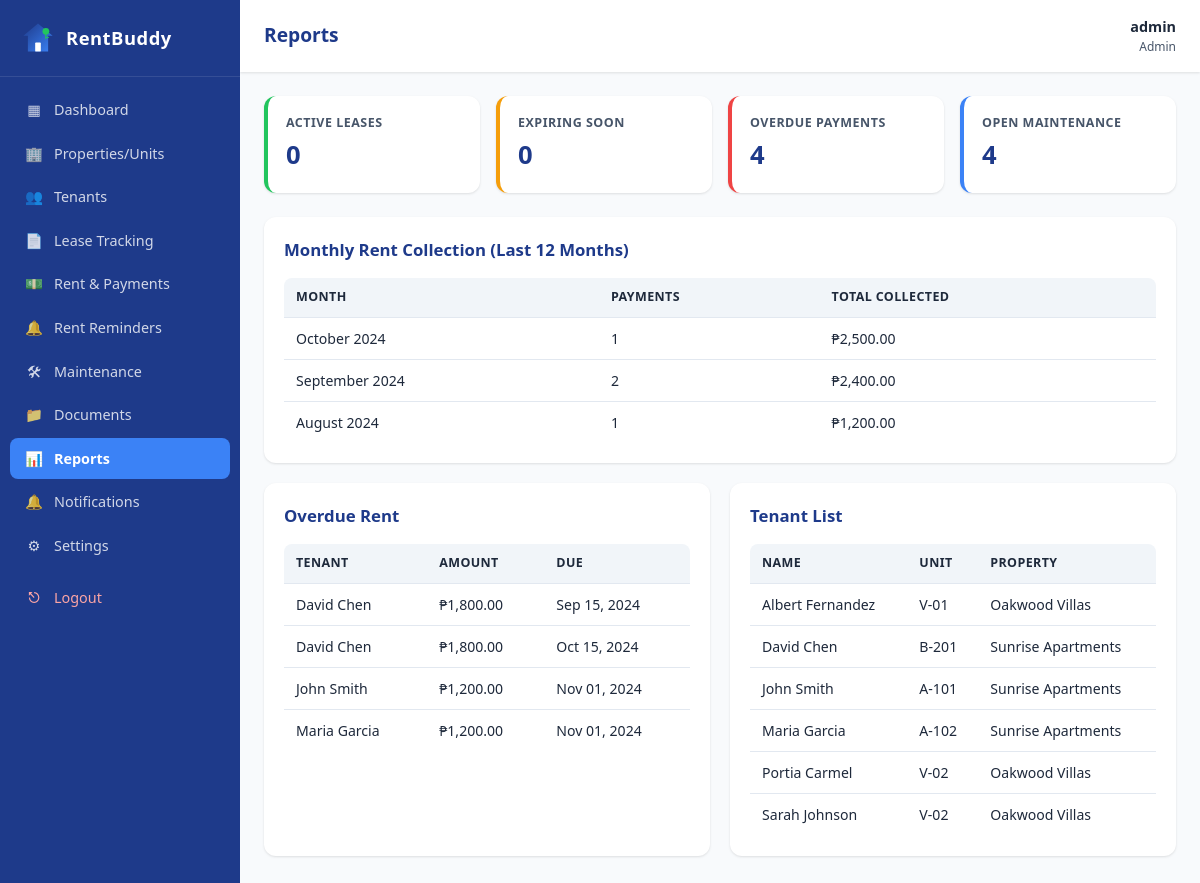
Screenshot of /admin/reports.php (signed in) with the database file from the repository.
### tables this page shows
CREATE TABLE `rent_payments` (
  `id` int(11) NOT NULL,
  `tenant_id` int(11) NOT NULL,
  `lease_id` int(11) DEFAULT NULL,
  `amount` decimal(10,2) NOT NULL,
  `due_date` date NOT NULL,
  `payment_date` datetime DEFAULT NULL,
  `submitted_at` datetime DEFAULT NULL,
  `verified_by` varchar(100) DEFAULT NULL,
  `payment_method` varchar(50) DEFAULT 'demo',
  `reference_no` varchar(50) DEFAULT NULL,
  `transaction_ref` varchar(100) DEFAULT NULL,
  `status` enum('paid','unpaid','pending','overdue') DEFAULT 'unpaid',
  `notes` text DEFAULT NULL,
  `created_at` timestamp NOT NULL DEFAULT current_timestamp()
);

CREATE TABLE `tenants` (
  `id` int(11) NOT NULL,
  `full_name` varchar(100) NOT NULL,
  `contact_number` varchar(20) DEFAULT NULL,
  `email` varchar(100) DEFAULT NULL,
  `address` varchar(255) DEFAULT NULL,
  `unit_id` int(11) DEFAULT NULL,
  `created_at` timestamp NOT NULL DEFAULT current_timestamp()
);

CREATE TABLE `units` (
  `id` int(11) NOT NULL,
  `property_id` int(11) NOT NULL,
  `unit_number` varchar(20) NOT NULL,
  `bedrooms` int(11) DEFAULT 1,
  `bathrooms` int(11) DEFAULT 1,
  `monthly_rent` decimal(10,2) NOT NULL,
  `status` enum('available','occupied','maintenance') DEFAULT 'available',
  `created_at` timestamp NOT NULL DEFAULT current_timestamp()
);

CREATE TABLE `properties` (
  `id` int(11) NOT NULL,
  `name` varchar(100) NOT NULL,
  `address` varchar(255) NOT NULL,
  `city` varchar(100) DEFAULT NULL,
  `description` text DEFAULT NULL,
  `created_at` timestamp NOT NULL DEFAULT current_timestamp()
);

### includes/functions.php (called while the page is built, shortened)
<?php
function e($str) {
    return htmlspecialchars($str ?? '', ENT_QUOTES, 'UTF-8');
}
function money($amount) {
    return '₱' . number_format((float)$amount, 2);
}

### admin/reports.php (the view, shortened to what this page needs)
<?php
require_once __DIR__ . '/../includes/auth.php';
$monthly = $pdo->query("
    SELECT DATE_FORMAT(payment_date,'%Y-%m') AS ym,
           SUM(amount) AS total, COUNT(*) AS cnt
    FROM rent_payments
    WHERE status='paid' AND payment_date IS NOT NULL
    GROUP BY ym ORDER BY ym DESC LIMIT 12
")->fetchAll();
$overdue = $pdo->query("
    SELECT rp.*, t.full_name
    FROM rent_payments rp JOIN tenants t ON t.id=rp.tenant_id
    WHERE rp.status='overdue' ORDER BY rp.due_date
")->fetchAll();
$activeLeases   = $pdo->query("SELECT COUNT(*) FROM leases WHERE status='active'")->fetchColumn();
$expiringLeases = $pdo->query("SELECT COUNT(*) FROM leases WHERE status='expiring'")->fetchColumn();
$openMaint      = $pdo->query("SELECT COUNT(*) FROM maintenance_requests WHERE status NOT IN ('completed','cancelled')")->fetchColumn();
$tenants = $pdo->query("SELECT t.*, u.unit_number, p.name AS property_name FROM tenants t LEFT JOIN units u ON u.id=t.unit_id LEFT JOIN properties p ON p.id=u.property_id ORDER BY t.full_name")->fetchAll();
include __DIR__ . '/../includes/header.php';
?>
<div class="stats-grid">
    <div class="stat-card green"><div class="stat-label">Active Leases</div><div class="stat-value"><?= $activeLeases ?></div></div>
    <div class="stat-card yellow"><div class="stat-label">Expiring Soon</div><div class="stat-value"><?= $expiringLeases ?></div></div>
    <div class="stat-card red"><div class="stat-label">Overdue Payments</div><div class="stat-value"><?= count($overdue) ?></div></div>
    <div class="stat-card"><div class="stat-label">Open Maintenance</div><div class="stat-value"><?= $openMaint ?></div></div>
</div>
<div class="card">
    <div class="card-header"><h3>Monthly Rent Collection (Last 12 Months)</h3></div>
    <div class="table-wrap">
        <table>
            <thead><tr><th>Month</th><th>Payments</th><th>Total Collected</th></tr></thead>
            <tbody>
            <?php if (empty($monthly)): ?>
                <tr><td colspan="3" class="text-center">No payments recorded yet.</td></tr>
            <?php else: foreach ($monthly as $m): ?>
                <tr>
                    <td><?= date('F Y', strtotime($m['ym'].'-01')) ?></td>
                    <td><?= $m['cnt'] ?></td>
                    <td><?= money($m['total']) ?></td>
                </tr>
            <?php endforeach; endif; ?>
            </tbody>
        </table>
    </div>
</div>
<div class="grid-2">
    <div class="card">
        <div class="card-header"><h3>Overdue Rent</h3></div>
        <div class="table-wrap">
            <table>
                <thead><tr><th>Tenant</th><th>Amount</th><th>Due</th></tr></thead>
                <tbody>
                <?php foreach ($overdue as $o): ?>
                    <tr><td><?= e($o['full_name']) ?></td><td><?= money($o['amount']) ?></td><td><?= date('M d, Y', strtotime($o['due_date'])) ?></td></tr>
                <?php endforeach; ?>
                </tbody>
            </table>
        </div>
    </div>
    <div class="card">
        <div class="card-header"><h3>Tenant List</h3></div>
        <div class="table-wrap">
            <table>
                <thead><tr><th>Name</th><th>Unit</th><th>Property</th></tr></thead>
                <tbody>
                <?php foreach ($tenants as $t): ?>
                    <tr><td><?= e($t['full_name']) ?></td><td><?= e($t['unit_number'] ?? '—') ?></td><td><?= e($t['property_name'] ?? '—') ?></td></tr>
                <?php endforeach; ?>
                </tbody>
            </table>
        </div>
    </div>
</div>
<?php include __DIR__ . '/../includes/footer.php'; ?>

### assets/css/style.css (style rules this page uses)
:root { --navy: #1e3a8a; --navy-dark: #172554; --blue: #3b82f6; --blue-light: #dbeafe; --green: #22c55e; --green-light: #dcfce7; --red: #ef4444; --red-light: #fee2e2; --yellow: #f59e0b; --yellow-light: #fef3c7; --gray-50: #f8fafc; --gray-100: #f1f5f9; --gray-200: #e2e8f0; --gray-300: #cbd5e1; --gray-600: #475569; --gray-800: #1e293b; --white: #ffffff; --radius: 12px; --radius-sm: 8px; --shadow: 0 1px 3px rgba(0,0,0,.08), 0 1px 2px rgba(0,0,0,.04); --shadow-lg: 0 10px 25px rgba(30,58,138,.12); --font: 'Segoe UI', system-ui, -apple-system, Roboto, sans-serif; }
* { box-sizing: border-box; margin: 0; padding: 0; }
html, body { height: 100%; }
body { font-family: var(--font); background: var(--gray-50); color: var(--gray-800); line-height: 1.5; -webkit-font-smoothing: antialiased; }
.card { background: var(--white); border-radius: var(--radius); box-shadow: var(--shadow); padding: 20px; margin-bottom: 20px; }
.card-header { display: flex; align-items: center; justify-content: space-between; margin-bottom: 16px; flex-wrap: wrap; gap: 10px; }
.card-header h3 { font-size: 1.05rem; color: var(--navy); }
.stats-grid { display: grid; grid-template-columns: repeat(auto-fit, minmax(180px, 1fr)); gap: 16px; margin-bottom: 24px; }
.stat-card { background: var(--white); border-radius: var(--radius); padding: 18px; box-shadow: var(--shadow); border-left: 4px solid var(--blue); transition: transform .2s; }
.stat-card.green { border-left-color: var(--green); }
.stat-card.red { border-left-color: var(--red); }
.stat-card.yellow { border-left-color: var(--yellow); }
.stat-label { font-size: .78rem; color: var(--gray-600); text-transform: uppercase; letter-spacing: .5px; font-weight: 600; }
.stat-value { font-size: 1.6rem; font-weight: 700; color: var(--navy); margin-top: 4px; }
.table-wrap { overflow-x: auto; border-radius: var(--radius-sm); }
table { width: 100%; border-collapse: collapse; font-size: .88rem; }
th, td { padding: 10px 12px; text-align: left; border-bottom: 1px solid var(--gray-200); }
th { background: var(--gray-100); font-weight: 600; color: var(--gray-800); font-size: .78rem; text-transform: uppercase; letter-spacing: .4px; white-space: nowrap; }
tbody tr:last-child td { border-bottom: none; }
.grid-2 { display: grid; grid-template-columns: repeat(auto-fit, minmax(300px,1fr)); gap: 20px; }

### rows the page displays
rent_payments: tenant.full_name "David Chen", amount "₱1,800.00", due_date "Sep 15, 2024"
rent_payments: tenant.full_name "David Chen", amount "₱1,800.00", due_date "Oct 15, 2024"
rent_payments: tenant.full_name "John Smith", amount "₱1,200.00", due_date "Nov 01, 2024"
rent_payments: tenant.full_name "Maria Garcia", amount "₱1,200.00", due_date "Nov 01, 2024"
tenants: full_name "Albert Fernandez", unit.unit_number "V-01", properties.name "Oakwood Villas"
tenants: full_name "David Chen", unit.unit_number "B-201", properties.name "Sunrise Apartments"
tenants: full_name "John Smith", unit.unit_number "A-101", properties.name "Sunrise Apartments"
tenants: full_name "Maria Garcia", unit.unit_number "A-102", properties.name "Sunrise Apartments"
tenants: full_name "Portia Carmel", unit.unit_number "V-02", properties.name "Oakwood Villas"
tenants: full_name "Sarah Johnson", unit.unit_number "V-02", properties.name "Oakwood Villas"

### other values shown
$page_title "Reports"
$user['username'] "admin"
$user['role'] "Admin"
$activeLeases "0"
$expiringLeases "0"
count($overdue) "4"
$openMaint "4"
date('F Y', strtotime($m['ym'].'-01')) "October 2024"
$m['cnt'] "1"
money($m['total']) "₱2,500.00"
date('F Y', strtotime($m['ym'].'-01')) "September 2024"
$m['cnt'] "2"
money($m['total']) "₱2,400.00"
date('F Y', strtotime($m['ym'].'-01')) "August 2024"
money($m['total']) "₱1,200.00"
